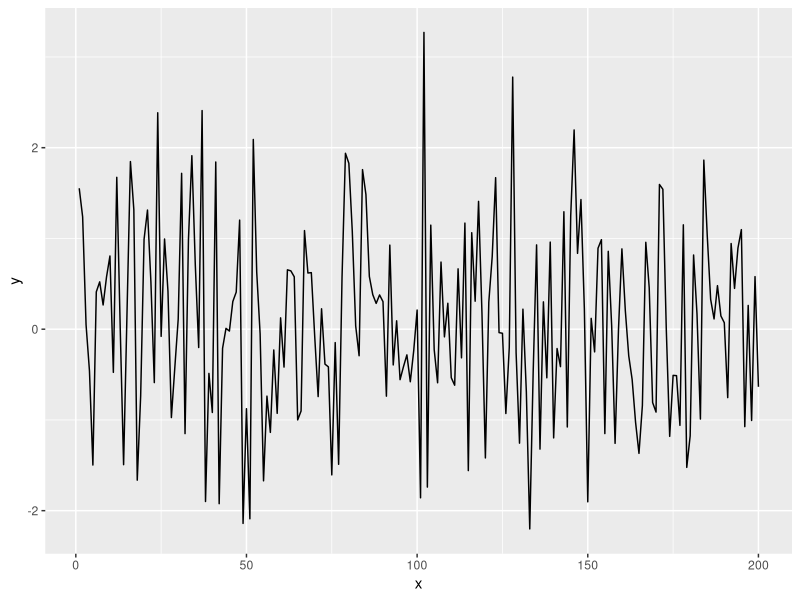

This chart was generated by the following R code:
# Exam R 20151014

#1.a
f <- function(x) {
  #Check input
  if (!is.vector(x)) {
    stop("x should be a vector")
  }
  
  
  leng <- length(x)
  sum <- 0
  for (i in 1:leng) {
    sum <- sum + x[i]
  }
  #print(sum)
  mean <- sum/leng
  value <- 0
  for (j in 1:leng) {
    value <- value + abs(x[j] - mean)  
  }
  output <- value/leng
  return(output)
}

# 1.b
#comlexity is O(x)

# 1.c
library(ggplot2)
x <- 1:200
y <- rnorm(x)
qplot(x=x,y=y, geom ="line")


#2.1
hilbert <- function(n,m){
  mat <- matrix(0, nrow = n, ncol = m, byrow = TRUE)
  for (i in 1:n) {
    for (j in 1:m) {
      mat[i,j] <- 1/(i + j -1)
    }
  }
  
  return(mat)
}

#2.2
H <- hilbert(5,5)
value  <- det(H%*% t(H))
# value is the result of this question

#2.3 
library(testthat)
test_that("hilbert() is working",{
  H<-hilbert(1,4)
  expect_is(H,"matrix")
  expect_equal(H,matrix(c(1,1/2,1/3,1/4),nrow=1))
})

#4.1
counter_factory <- function(start, max){
  i <- start
  f <- function(){
   # i<-start
    #function(){
      if(i < max) i <<- i + 1
      return(i)
  }
}

#4.2

counter_factory <- setRefClass("counter_factory",
                               fields = list( start = "numeric",
                                              max = "numeric",
                                              i = "numeric"),
                               
                               methods = list (
                                initialize = function(start, max){
                                  i <<- start
                                  max <<- max
                                 },
                                 
                                 summary = function() 
                                   {
                                   if(i < max) i <<- i + 1
                                   cat("Count object\ni:",i)
                                   cat( "\nmax: ", max)
                                  }
                                 )
)




counter_factory <- function(start, max){
  i<-start
  function(){
    if(i < max) i <<- i + 1
    res <- c(i, max)
    class(res) <- "counter"
    res
  }
}
summary.counter <- function(x, ...){
  cat("Count object\ni:", x[1], "\nmax: ",x[2])
}
  

#4.3

#'@title A counter factory
#'@param start Starting iteration number
#'@param max Maximum iterations
#'@description Creates a counter object that is a clojure.
#'@value Returns a function/clojure with environment containing i and max
